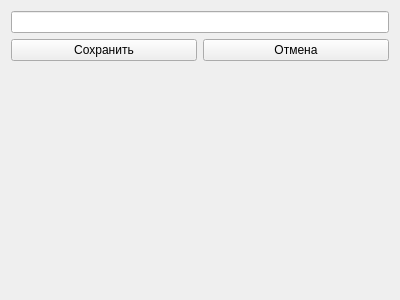
<?xml version="1.0" encoding="UTF-8"?>
<ui version="4.0">
 <class>EditWnd</class>
 <widget class="QWidget" name="EditWnd">
  <property name="geometry">
   <rect>
    <x>0</x>
    <y>0</y>
    <width>400</width>
    <height>300</height>
   </rect>
  </property>
  <property name="windowTitle">
   <string>Редактирование значения</string>
  </property>
  <property name="autoFillBackground">
   <bool>true</bool>
  </property>
  <property name="styleSheet">
   <string notr="true"/>
  </property>
  <layout class="QGridLayout" name="gridLayout">
   <item row="1" column="1">
    <widget class="QPushButton" name="bnCancel">
     <property name="text">
      <string>Отмена</string>
     </property>
     <property name="icon">
      <iconset resource="GenSv.qrc">
       <normaloff>:/GenSv/Resources/cancel.ico</normaloff>:/GenSv/Resources/cancel.ico</iconset>
     </property>
     <property name="iconSize">
      <size>
       <width>32</width>
       <height>32</height>
      </size>
     </property>
    </widget>
   </item>
   <item row="0" column="0" colspan="2">
    <widget class="QLineEdit" name="leValue">
     <property name="sizePolicy">
      <sizepolicy hsizetype="Expanding" vsizetype="Minimum">
       <horstretch>0</horstretch>
       <verstretch>0</verstretch>
      </sizepolicy>
     </property>
    </widget>
   </item>
   <item row="1" column="0">
    <widget class="QPushButton" name="bnSave">
     <property name="text">
      <string>Сохранить</string>
     </property>
     <property name="icon">
      <iconset resource="GenSv.qrc">
       <normaloff>:/GenSv/Resources/edit_button.ico</normaloff>:/GenSv/Resources/edit_button.ico</iconset>
     </property>
     <property name="iconSize">
      <size>
       <width>32</width>
       <height>32</height>
      </size>
     </property>
    </widget>
   </item>
   <item row="2" column="0" colspan="2">
    <spacer name="verticalSpacer">
     <property name="orientation">
      <enum>Qt::Vertical</enum>
     </property>
     <property name="sizeHint" stdset="0">
      <size>
       <width>20</width>
       <height>40</height>
      </size>
     </property>
    </spacer>
   </item>
  </layout>
 </widget>
 <layoutdefault spacing="6" margin="11"/>
 <resources>
  <include location="GenSv.qrc"/>
 </resources>
 <connections/>
</ui>
